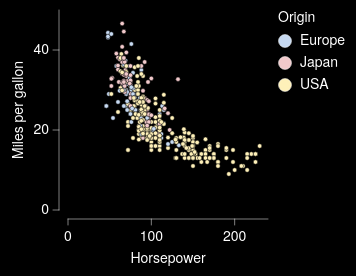

Vega-Lite specification for this chart:
### Vega-Lite specification from a JSON file in a GitHub repository (floating-point values rounded to 4 significant figures; data arrays with more than 128 entries replaced by an {"elided": "..."} marker saying what was removed)
{"background": "black", "config": {"arc": {"fill": "#DBDBDB", "fillOpacity": 1.0, "innerRadius": 25.0, "padAngle": 0.03, "stroke": "black", "strokeOpacity": 1, "strokeWidth": 0.25}, "area": {"fill": "#DBDBDB", "fillOpacity": 1.0, "stroke": "black", "strokeOpacity": 1, "strokeWidth": 0.25}, "axis": {"domain": true, "domainCap": "round", "domainColor": "white", "domainWidth": 0.25, "grid": false, "gridCap": "round", "gridColor": "#F1F1F1", "gridDash": [0, 0], "gridOpacity": 1.0, "gridWidth": 0.25, "labelColor": "white", "labelFont": "HelveticaNeue", "labelFontSize": 7, "labelFontStyle": "normal", "labelFontWeight": 400, "offset": 4.5, "ticks": true, "tickCap": "round", "tickColor": "white", "tickRound": false, "tickSize": 3, "tickWidth": 0.25, "titleColor": "white", "titleFont": "HelveticaNeue", "titleFontSize": 7, "titleFontStyle": "normal", "titleFontWeight": 400}, "axisX": {"domain": true, "labelAlign": "center", "labelAngle": 0, "labels": true, "ticks": true, "translate": 0}, "axisY": {"domain": true, "labelAlign": "right", "labelAngle": 0, "labels": true, "ticks": true, "translate": 0}, "axisRight": {"domain": true, "labelAlign": "left", "labelAngle": 0, "labels": true, "ticks": true, "translate": 0}, "axisTop": {"domain": true, "labelAlign": "center", "labelAngle": 0, "labels": true, "ticks": true, "translate": 0}, "axisBand": {"tickOffset": 0}, "bar": {"fill": "#DBDBDB", "fillOpacity": 1.0, "stroke": "black", "strokeOpacity": 1, "strokeWidth": 0.25}, "boxplot": {"size": 9.0, "ticks": {"cornerRadius": 0.25, "fill": "white", "size": 4.5, "thickness": 0.25}, "box": {"fillOpacity": 1.0, "stroke": "black", "strokeOpacity": 1, "strokeWidth": 0.25}, "median": {"fill": "black", "fillOpacity": 1.0, "size": 9.0, "thickness": 0.25}, "rule": {"fill": "white", "fillOpacity": 1.0, "size": 10.0, "stroke": "white", "strokeDash": [0, 0], "strokeOpacity": 1, "strokeWidth": 0.25}, "outliers": {"color": "white", "fill": "white", "fillOpacity": 1.0, "size": 0, "stroke": "black", "strokeOpacity": 1, "strokeWidth": 0.25}}, "circle": {"fill": "white", "fillOpacity": 1.0, "size": 0.5, "stroke": null, "strokeOpacity": 1, "strokeWidth": 0.25}, "errorband": {"band": {"fillOpacity": 0.6, "stroke": null, "strokeWidth": 0.25, "strokeOpacity": 1}, "borders": {"opacity": 0, "strokeOpacity": 0.25, "strokeWidth": 1}}, "errorbar": {"opacity": 1, "rule": {"strokeDash": [0, 0], "strokeWidth": 0.5}, "ticks": {"color": "white", "cornerRadius": 0.25, "opacity": 1, "size": 6.0, "thickness": 0.5}, "thickness": 0.5}, "font": "HelveticaNeue", "geoshape": {"fill": "#DBDBDB", "fillOpacity": 1.0, "stroke": "white", "strokeOpacity": 1, "strokeWidth": 0.25}, "header": {"labelColor": "white", "labelFont": "HelveticaNeue", "labelFontSize": 7, "labelFontStyle": "normal", "labelFontWeight": 400, "titleColor": "white", "titleFont": "HelveticaNeue", "titleFontSize": 7, "titleFontStyle": "normal", "titleFontWeight": 400, "titlePadding": 0}, "legend": {"disable": false, "offset": 4.5, "gradientLength": 50.0, "gradientThickness": 5.0, "gradientOpacity": 1.0, "gradientStrokeColor": "white", "gradientStrokeWidth": 0.25, "labelColor": "white", "labelFont": "HelveticaNeue", "labelFontSize": 7, "labelFontStyle": "normal", "labelFontWeight": 400, "strokeColor": "white", "strokeWidth": 0, "symbolSize": 42, "symbolStrokeColor": "white", "symbolStrokeWidth": 0.25, "titleColor": "white", "titleFont": "HelveticaNeue", "titleFontSize": 7, "titleFontStyle": "normal", "titleFontWeight": 400}, "line": {"color": "white", "stroke": "white", "strokeCap": "round", "strokeDash": [0, 0], "strokeOpacity": 1, "strokeWidth": 0.375}, "point": {"filled": true, "fill": "#DBDBDB", "fillOpacity": 1.0, "size": 5.0, "stroke": "black", "strokeOpacity": 1, "strokeWidth": 0.25}, "range": {"category": ["#C6D9F1", "#F1C9CB", "#FEF0B9", "#CEE37A", "#7AA8E0", "#E589A3", "#FDDD5D", "#68B961", "#4177B1", "#C35082", "#E5C227", "#438156"], "diverging": {"scheme": ["#C35082", "#CE6D94", "#D989A7", "#E2A4BA", "#EABFCE", "#F1DBE2", "#F6F6F6", "#D7E0EB", "#B9CBE0", "#9BB6D5", "#7DA1C9", "#5F8CBD", "#4177B1"]}, "heatmap": {"scheme": ["#DFE9F7", "#C6D9F1", "#ADC8EC", "#94B8E6", "#7AA8E0", "#6097DA", "#4D87CA", "#4177B1", "#386898", "#2F597F", "#264A69", "#1D3A58"]}, "ordinal": {"scheme": ["#F1F1F1", "#DBDBDB", "#C6C6C6", "#B2B2B2", "#9D9D9D", "#898989", "#767676", "#636363", "#515151", "#404040", "#2F2F2F", "#1F1F1F"]}, "ramp": {"scheme": ["#DFE9F7", "#C6D9F1", "#ADC8EC", "#94B8E6", "#7AA8E0", "#6097DA", "#4D87CA", "#4177B1", "#386898", "#2F597F", "#264A69", "#1D3A58"]}}, "rule": {"color": "white", "stroke": "white", "strokeCap": "round", "strokeDash": [2, 2], "strokeOpacity": 1, "strokeWidth": 0.25}, "scale": {"bandPaddingInner": 0.1, "bandPaddingOuter": 0.1, "round": false}, "rect": {"fill": "#DBDBDB", "fillOpacity": 1.0, "stroke": "black", "strokeOpacity": 1, "strokeWidth": 0.25}, "square": {"fill": "#DBDBDB", "fillOpacity": 1.0, "size": 10.0, "stroke": "black", "strokeOpacity": 1, "strokeWidth": 0.25}, "text": {"color": "white", "font": "HelveticaNeue", "fontSize": 7, "fontStyle": "normal", "fontWeight": 400}, "title": {"anchor": "middle", "frame": "group", "color": "white", "font": "HelveticaNeue", "fontSize": 7, "fontStyle": "normal", "fontWeight": 400, "subtitleColor": "white", "subtitleFont": "HelveticaNeue", "subtitleFontSize": "HelveticaNeue", "subtitleFontStyle": "normal", "subtitleFontWeight": 400}, "view": {"continuousWidth": 100, "continuousHeight": 100, "discreteWidth": 100, "discreteHeight": 100, "fill": null, "stroke": null, "strokeWidth": 0.25}}, "data": {"name": "data-7285c4e2e195e5a75737a34913199f5f"}, "mark": {"type": "point"}, "encoding": {"color": {"field": "Origin", "type": "nominal"}, "x": {"field": "Horsepower", "type": "quantitative"}, "y": {"field": "Miles_per_Gallon", "title": "Miles per gallon", "type": "quantitative"}}, "$schema": "https://vega.github.io/schema/vega-lite/v6.4.1.json", "datasets": {"data-7285c4e2e195e5a75737a34913199f5f": {"elided": "392 records"}}}
